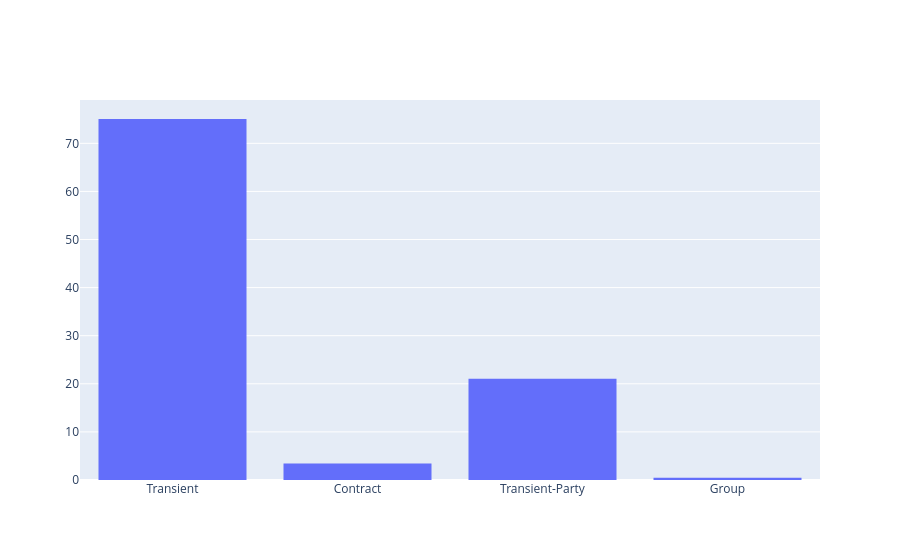

Write notebook code for a chart like this one.
### Markdown cell above
## Histograms


Another common type of plot is a histogram. A histogram is a plot that shows the distribution of a variable.

In plotly, you can create a histogram using the `go.Histogram` class. The x parameter is the variable you want to plot.

The `histnorm` parameter is used to normalize the histogram. If you set histnorm to 'percent', the histogram will show the percentage of the total number of observations in each bin.

In the case of categorical variables, plotly will create a bin for each category.

### Code cell
# 
figure2 = go.Figure(
    go.Histogram(
        x=df.customer_type,
        histnorm='percent',
    )
)

figure2.show()

### Figure 1 — Plotly figure (JSON) as saved in the notebook; plotly's stock layout.template omitted (floating-point values rounded to 4 significant figures; data arrays with more than 128 entries replaced by an {"elided": "..."} marker saying what was removed)
{"data": [{"histnorm": "percent", "type": "histogram", "x": {"elided": "119390 str values"}}], "layout": {}}
